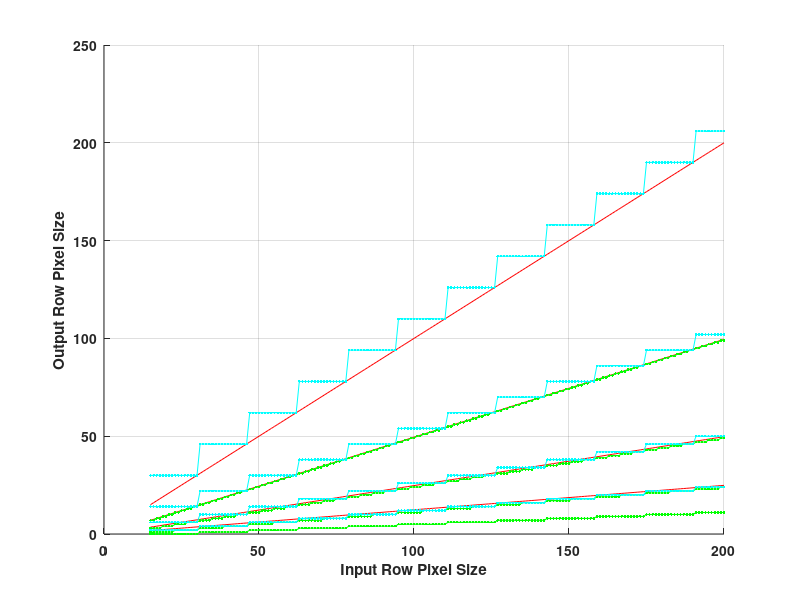
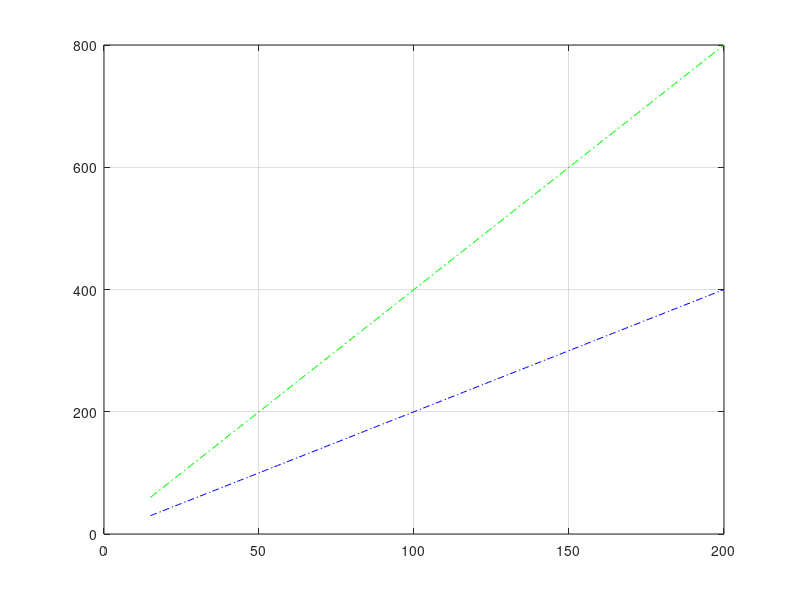
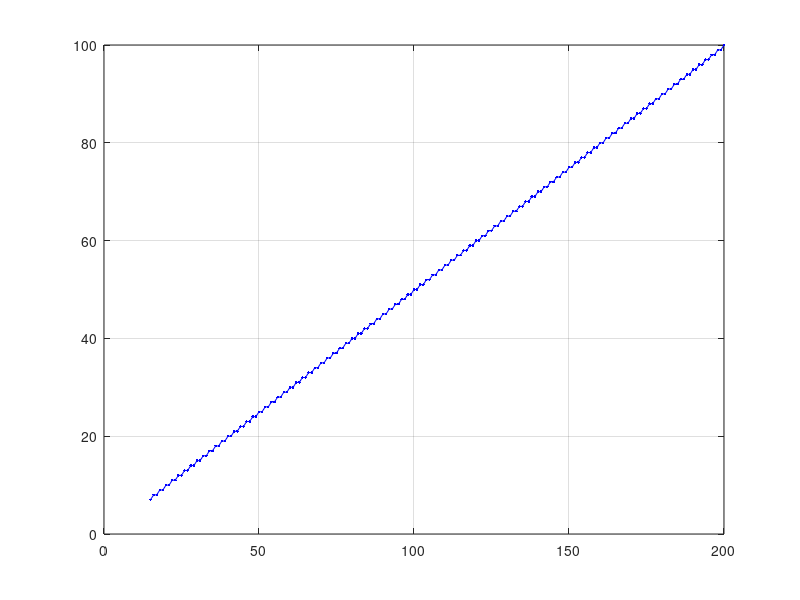
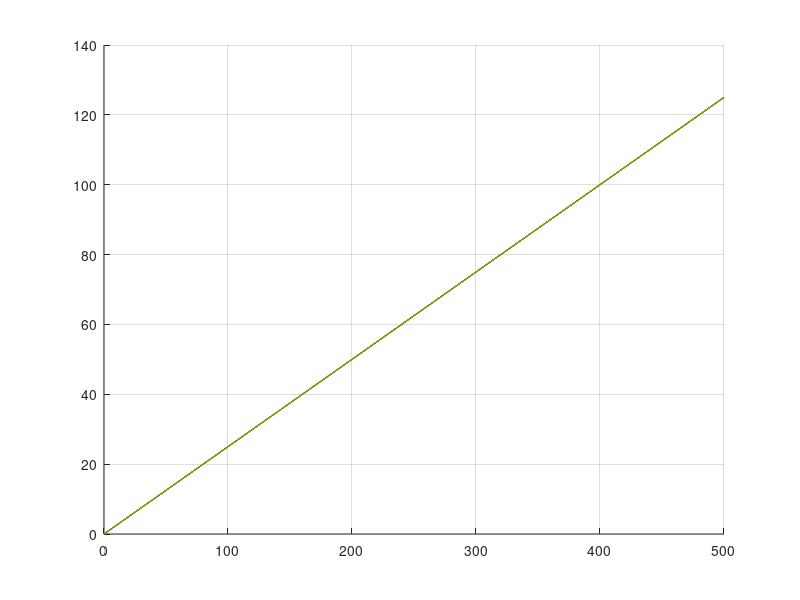

Reproduce these figures in MATLAB, in order.

% con
% OUT.nr() == 1+(IN.nr() + 2*padding_y() - nr())/stride_y()


in_nr = 15:200;

padding = 0;

stride = 2;

nr = 3;

con_out_nr1 = 1+floor((in_nr + 2*padding - nr)/stride);
con_out_nr2 = 1+floor((con_out_nr1 + 2*padding - nr)/stride);
con_out_nr3 = 1+floor((con_out_nr2 + 2*padding - nr)/stride);
con_out_nr4 = 1+floor((con_out_nr3 + 2*padding - nr)/stride);

nr_t = 4;
cont_out_nr1 = stride*(con_out_nr4-1) + nr_t - 2*padding;
cont_out_nr2 = stride*(cont_out_nr1-1) + nr_t - 2*padding;
cont_out_nr3 = stride*(cont_out_nr2-1) + nr_t - 2*padding;
cont_out_nr4 = stride*(cont_out_nr3-1) + nr_t - 2*padding;


figure(1)
set(gcf,'position',([100,100,800,600]),'color','w');
grid on
hold on

plot(in_nr, in_nr, '-r')
plot(in_nr, (in_nr-1)/2, '-r')
plot(in_nr, (in_nr-1)/4, '-r')
plot(in_nr, (in_nr-1)/8, '-r')
plot(in_nr, con_out_nr1, '.-g')
plot(in_nr, con_out_nr2, '.-g')
plot(in_nr, con_out_nr3, '.-g')
plot(in_nr, con_out_nr4, '.-g')
plot(in_nr, cont_out_nr1, '.-c')
plot(in_nr, cont_out_nr2, '.-c')
plot(in_nr, cont_out_nr3, '.-c')
plot(in_nr, cont_out_nr4, '.-c')
set(gca,'fontweight','bold');
xlabel('Input Row Pixel Size','fontweight','bold');
ylabel('Output Row Pixel Size','fontweight','bold');
%legend(strcat('con',num2str(nr),'d'),strcat('con',num2str(nr),'d->con',num2str(nr),'d'),'location','southeast','Orientation','vertical')


%% cont
% OUT.nr() == stride_y()*(IN.nr()-1) + nr() - 2*padding_y()
nr=2;
cont_out_nr = stride*(in_nr-1) + nr - 2*padding;

cont_out_nr2 = stride*(cont_out_nr-1) + nr - 2*padding;

figure(2)
plot(in_nr, cont_out_nr, '-.b')
grid on
hold on
plot(in_nr, cont_out_nr2, '-.g')


%% maxpool
% OUT.nr() == 1+(IN.nr() + 2*padding_y() - FILT_NR)/stride_y()

nr=2;

mp_out_nr = 1+floor((in_nr + 2*padding - nr)/stride);

figure(3)
plot(in_nr, mp_out_nr, '.-b')
grid on

%% comparison


in_nr = 0:500;

padding = 0;

stride = 2;

nr = 3;

con_out_nr = 1+floor((in_nr + 2*padding - nr)/stride);
con_out_nr2 = 1+floor((con_out_nr + 2*padding - nr)/stride);

nr = 3;
cont_out_nr = stride*(in_nr-1) + nr - 2*padding;
cont_out_nr2 = stride*(cont_out_nr-1) + nr - 2*padding;


down4 = in_nr/4;
up4 = down4*4;





figure(4)
hold on
grid on
plot([in_nr up4], [down4 down4], '-r')
plot(up4,down4, '-g')





